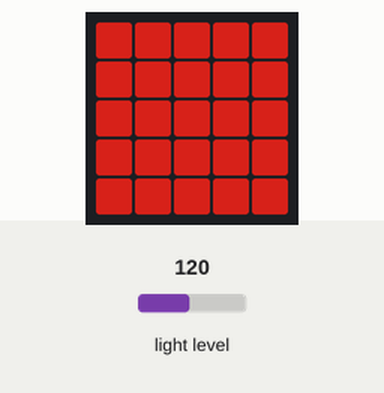
Simulated run of this program. Board: BBC micro:bit (MakeCode). On the bench: the board's 5×5 LED display. The test bench sets the inputs (shaded band); at power-on: light level 120. Dim RGB values are drawn brighter than linear.

Above: at 1.2 s.
1.3 s: light level set to 5
At 2.8 s:
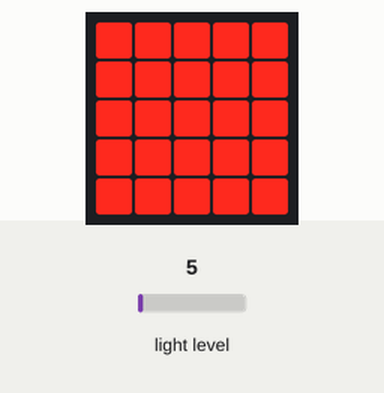
3.1 s: light level set to 64
At 4.5 s:
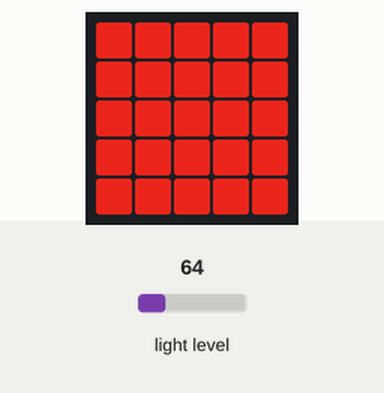
4.8 s: light level set to 128
At 6.5 s:
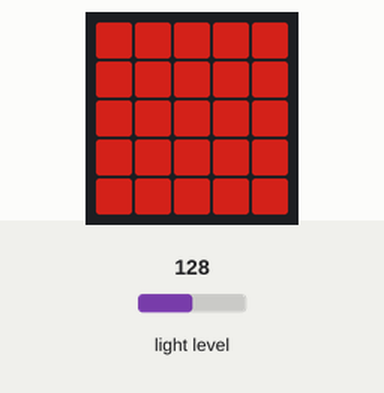
Timing chart, 0 to 8.0 s (numbered marks = the images above; inputs shaded):
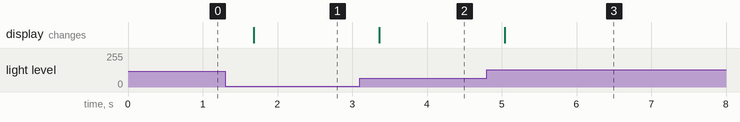

Measured:
- after the input at 1.3 s, the display: changes after 0.38 s (image 1)
- after the input at 3.1 s, the display: changes after 0.26 s (image 2)
- after the input at 4.8 s, the display: changes after 0.24 s (image 3)

The program:

main.ts
```typescript
basic.clearScreen()
basic.forever(function () {
    basic.clearScreen()
    led.setBrightness(255 - input.lightLevel())
    basic.showLeds(`
        # # # # #
        # # # # #
        # # # # #
        # # # # #
        # # # # #
        `)
})
```

test.ts
```typescript
// aquí va el archivo "tests"; esto no se compilará cuando este paquete se utilice como una extensión.
```
